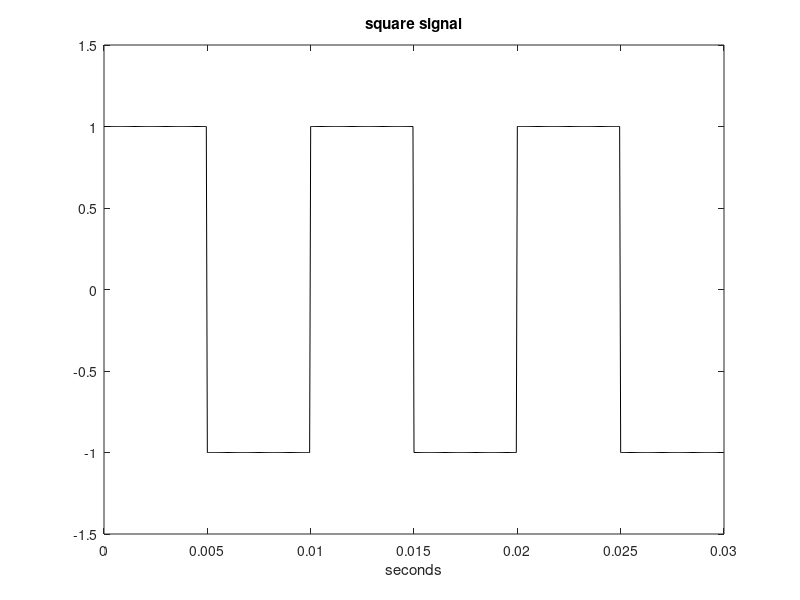

Write MATLAB code to recreate this figure.
% Square signal
signal_frecuency_hz=100; %signal frequency in Hz
signal_frecuency_rads_per_sec=2*pi*signal_frecuency_hz; %signal frequency in rad/s
signal_duration=0.03; %signal duration in seconds
sampling_frecuency_hz=20000; %sampling frequency in Hz
time_interval=1/sampling_frecuency_hz; %time interval between samples;
time=0:time_interval:(signal_duration-time_interval); %time intervals set
y=square(signal_frecuency_rads_per_sec*time); %signal data set
plot(time,y,'k'); %plots figure
axis([0 signal_duration -1.5 1.5]);
xlabel('seconds'); title('square signal');